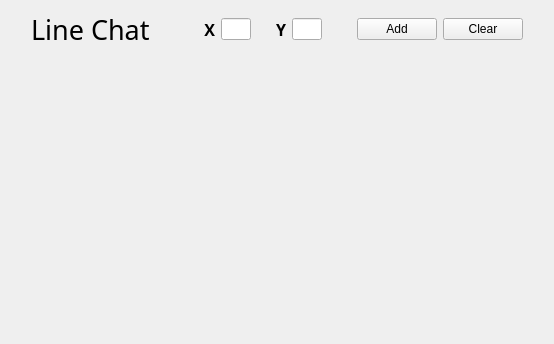
<?xml version="1.0" encoding="UTF-8"?>
<ui version="4.0">
 <class>Tab5ChatPlot</class>
 <widget class="QWidget" name="Tab5ChatPlot">
  <property name="geometry">
   <rect>
    <x>0</x>
    <y>0</y>
    <width>554</width>
    <height>344</height>
   </rect>
  </property>
  <property name="windowTitle">
   <string>Form</string>
  </property>
  <layout class="QVBoxLayout" name="verticalLayout" stretch="1,9">
   <item>
    <layout class="QHBoxLayout" name="horizontalLayout" stretch="1,2,1,1,1,1,2,2">
     <property name="sizeConstraint">
      <enum>QLayout::SetDefaultConstraint</enum>
     </property>
     <property name="leftMargin">
      <number>20</number>
     </property>
     <property name="rightMargin">
      <number>20</number>
     </property>
     <item>
      <widget class="QLabel" name="LyName">
       <property name="font">
        <font>
         <family>HY궁서B</family>
         <pointsize>20</pointsize>
        </font>
       </property>
       <property name="text">
        <string>Line Chat</string>
       </property>
      </widget>
     </item>
     <item>
      <widget class="QLabel" name="LTitle">
       <property name="font">
        <font>
         <family>Agency FB</family>
         <pointsize>12</pointsize>
         <weight>75</weight>
         <bold>true</bold>
        </font>
       </property>
       <property name="layoutDirection">
        <enum>Qt::LeftToRight</enum>
       </property>
       <property name="text">
        <string>X</string>
       </property>
       <property name="alignment">
        <set>Qt::AlignRight|Qt::AlignTrailing|Qt::AlignVCenter</set>
       </property>
      </widget>
     </item>
     <item>
      <widget class="QLineEdit" name="pLExPosition">
       <property name="layoutDirection">
        <enum>Qt::RightToLeft</enum>
       </property>
      </widget>
     </item>
     <item>
      <widget class="QLabel" name="LxName">
       <property name="font">
        <font>
         <family>Agency FB</family>
         <pointsize>12</pointsize>
         <weight>75</weight>
         <bold>true</bold>
        </font>
       </property>
       <property name="text">
        <string>Y</string>
       </property>
       <property name="alignment">
        <set>Qt::AlignRight|Qt::AlignTrailing|Qt::AlignVCenter</set>
       </property>
      </widget>
     </item>
     <item>
      <widget class="QLineEdit" name="pLEyPosition"/>
     </item>
     <item>
      <spacer name="verticalSpacer">
       <property name="orientation">
        <enum>Qt::Vertical</enum>
       </property>
       <property name="sizeHint" stdset="0">
        <size>
         <width>20</width>
         <height>40</height>
        </size>
       </property>
      </spacer>
     </item>
     <item>
      <widget class="QPushButton" name="pPBAddButton">
       <property name="text">
        <string>Add</string>
       </property>
      </widget>
     </item>
     <item>
      <widget class="QPushButton" name="pPBClearButton">
       <property name="text">
        <string>Clear</string>
       </property>
      </widget>
     </item>
    </layout>
   </item>
   <item>
    <layout class="QHBoxLayout" name="pChartHLayout"/>
   </item>
  </layout>
 </widget>
 <resources/>
 <connections/>
</ui>
